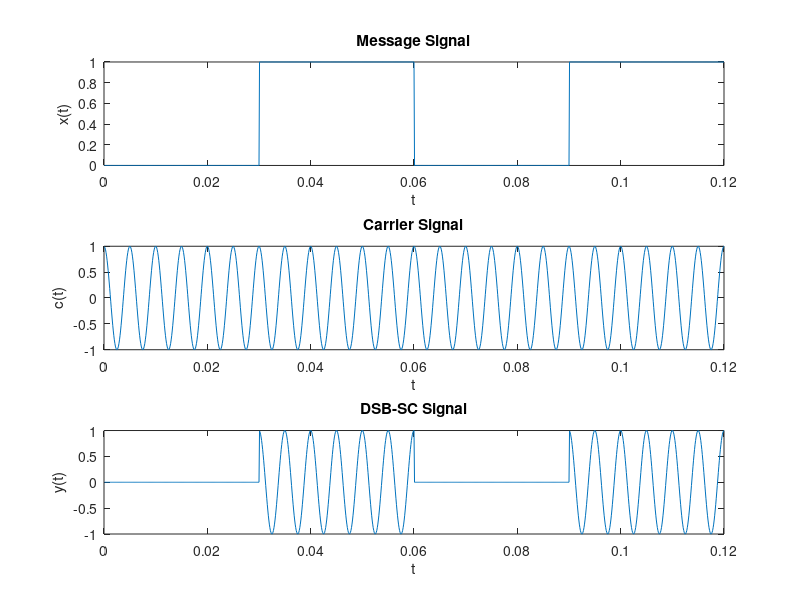
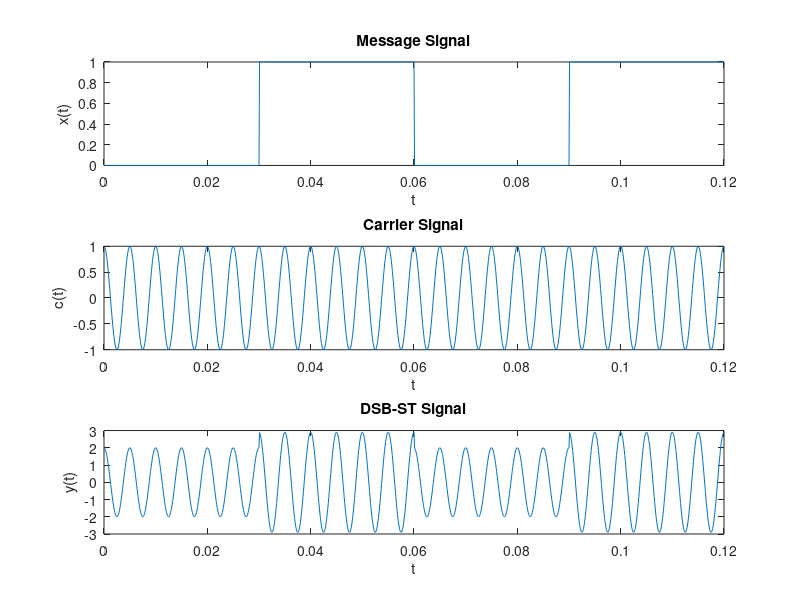
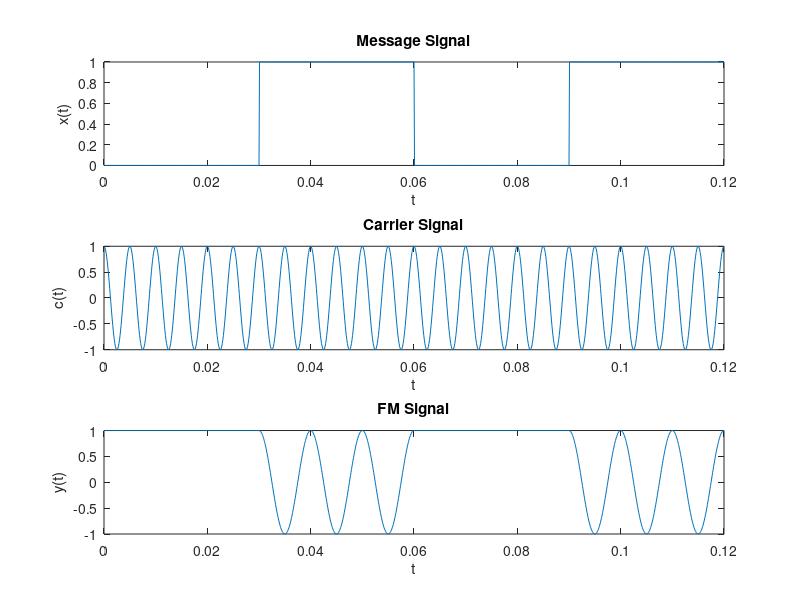
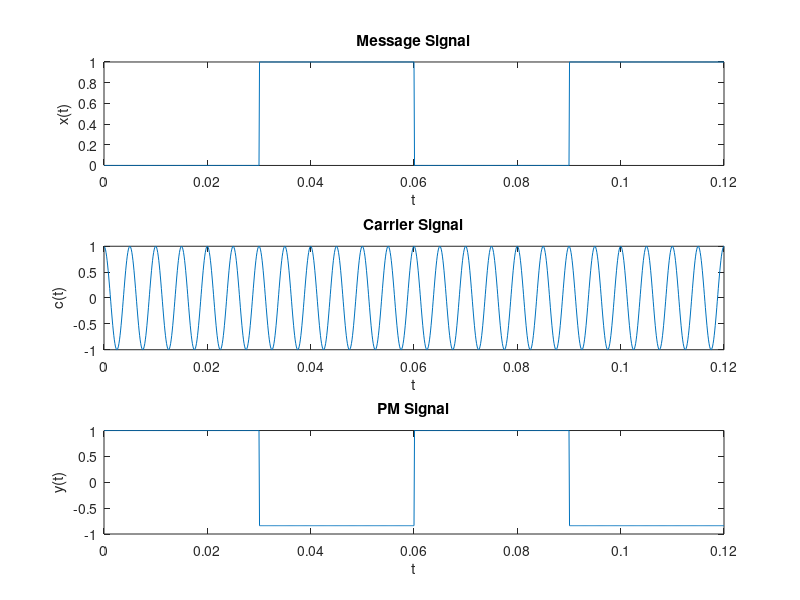

These figures' MATLAB source, in order:
clear all
close all

%%Generate and plot a DSB-SC signal
t=1e-4:1e-4:0.12;
fc=200;  %%carrier frequency
c=cos(2*pi*fc*t); %%carrier signal
s=length(t);
x=[zeros(1,s/4) ones(1,s/4) zeros(1,s/4) ones(1,s/4)]; %%message

subplot(3,1,1)
plot(t,x)
ylabel('x(t)')
xlabel('t')
title('Message Signal');

subplot(3,1,2)
plot(t,c)
ylabel('c(t)')
xlabel('t')
title('Carrier Signal');


y=x.*c; %%DSB-SC signal
subplot(3,1,3)
plot(t,y)
ylabel('y(t)')
xlabel('t')
title('DSB-SC Signal');



%%Generate and plot a DSB-TC signal
figure;
t=1e-4:1e-4:0.12;
s=length(t);
fc=200;  %%carrier frequency
K=2;m=0.9;
c=cos(2*pi*fc*t); %%carrier signal
plot(t,fc);
s=length(t);
x=[zeros(1,s/4) ones(1,s/4) zeros(1,s/4) ones(1,s/4)]; %%message

subplot(3,1,1)
plot(t,x)
ylabel('x(t)')
xlabel('t')
title('Message Signal');

subplot(3,1,2)
plot(t,c)
ylabel('c(t)')
xlabel('t')
title('Carrier Signal');


y=(K+m*x).*c; %%DSB-TC signal
subplot(3,1,3)
plot(t,y)
ylabel('y(t)')
xlabel('t')
title('DSB-ST Signal');


%Generate and plot a FM signal
figure;
t=1e-4:1e-4:0.12;
s=length(t);
fc=1e6;  %%carrier frequency
x=[zeros(1,s/4) ones(1,s/4) zeros(1,s/4) ones(1,s/4)]; %%message
kf=100;
subplot(3,1,1)
plot(t,x)
ylabel('x(t)')
xlabel('t')
title('Message Signal');

subplot(3,1,2)
plot(t,c)
ylabel('c(t)')
xlabel('t')
title('Carrier Signal');
fi=fc+kf*x; %%instantaneous frequency for FM plot
y=cos(2*pi*fi.*t);

subplot(3,1,3)
plot(t,y)
ylabel('y(t)')
xlabel('t')
title('FM Signal');

%Generate and plot a PM signal
figure;
t=1e-4:1e-4:0.12;
s=length(t);
fc=1e6;  %%carrier frequency
x=[zeros(1,s/4) ones(1,s/4) zeros(1,s/4) ones(1,s/4)]; %%message
kp=10;
subplot(3,1,1)
plot(t,x)
ylabel('x(t)')
xlabel('t')
title('Message Signal');

subplot(3,1,2)
plot(t,c)
ylabel('c(t)')
xlabel('t')
title('Carrier Signal');
y=cos(2*pi*fc*t+kp*x);

subplot(3,1,3)
plot(t,y)
ylabel('y(t)')
xlabel('t')
title('PM Signal');
